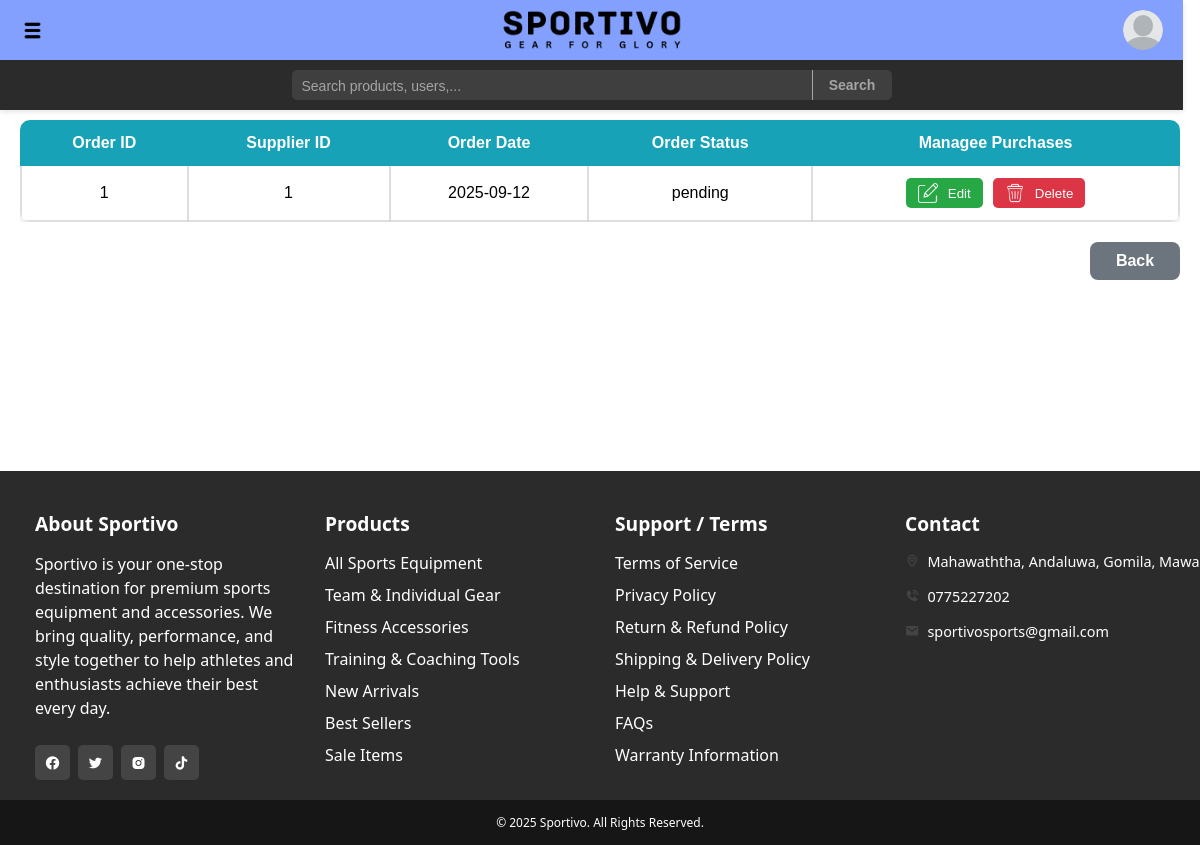
The page /purchases.php on the database its author committed.
### tables this page shows
CREATE TABLE `supplier_orders` (
  `supplier_order_id` int(11) NOT NULL,
  `supplier_id` int(11) DEFAULT NULL,
  `order_date` date DEFAULT NULL,
  `order_status` enum('pending','completed') DEFAULT 'pending'
);

### purchases.php (the view, shortened to what this page needs)
<?php
include 'adminHeader.php';
?>
<div class="purchases-container">
    <div class="table-container">
        <table>
        <thead>
            <tr>
                <th>Order ID</th>
                <th>Supplier ID</th>
                <th>Order Date</th>
                <th>Order Status</th>
                <th>Managee Purchases</th>
            </tr>
        </thead>
    <?php
        $sql="SELECT * FROM supplier_orders;";
        $result=mysqli_query($connect,$sql);
        if (mysqli_num_rows($result)>0) {
            while ($row=mysqli_fetch_assoc($result)) {
            echo"<tr>";
            echo"<td>".$row['supplier_order_id']."</td>";
            echo"<td>".$row['supplier_id']."</td>";
            echo"<td>".$row['order_date']."</td>";
            echo"<td>".$row['order_status']."</td>";
            echo "<td>
                    <div class='actions-container'>
                        <button class='edit' onclick=\"location.href='editPurchase.php?id=".$row['supplier_order_id']."'\"><img src='imgs/edit.png' class='btn-icon' alt='view-icon'>Edit</button>
                        <button class='delete' onclick=\"location.href='includes/deletePurchase.inc.php?id=".$row['supplier_order_id']."'\"><img src='imgs/trash.png' class='btn-icon' alt='view-icon'>Delete</button>
                    </div>
                </td>";
            echo"</tr>";
            }
        }
    ?>
    </table>
    </div>
    <a href="adminDashboard.php" class="btn-back">Back</a>
</div>
<?php
include 'footer.php';
?>

### css/style.css (style rules this page uses)
html, body { height: 100%; margin: 0; font-family: 'Segoe UI', Tahoma, Geneva, Verdana, sans-serif; overflow-x: hidden; }
:root { --main-color: #1e1e1e; --secondary-color: #444444; --text-color: #ffffff; }

### css/purchases.css (style rules this page uses)
.purchases-container { font-family: Arial, sans-serif; background-color: #ffffff; margin: 0; padding: 20px; }
.table-container { width: 100%; overflow-x: auto; }
table { width: 100%; border-collapse: collapse; background-color: #fff; border-radius: 10px; overflow: hidden; box-shadow: 0 4px 10px rgba(0,0,0,0.1); }
thead { background-color: #17a2b8; color: #fff; }
thead th { padding: 12px 15px; text-align: center; font-weight: 600; border: 2px solid #17a2b8; }
tbody tr { border-bottom: 1px solid #ddd; }
tbody td { padding: 12px 15px; border: 2px solid #d5d5d5c6; text-align: center; }
.actions-container { display: flex; flex-wrap: wrap; justify-content: center; align-items: center; gap: 10px; }
button { display: flex; flex-direction: row; justify-content: center; align-items: center; gap: 10px; }
.btn-icon { width: 20px; height: 20px; }
button.edit, button.delete { padding: 5px 12px; border: none; border-radius: 5px; color: #fff; font-weight: 500; cursor: pointer; transition: background 0.3s ease; }
button.edit { background-color: #28a745; }
button.delete { background-color: #dc3545; }
.btn-back { float: right; width: 50px; padding: 10px 20px; border-radius: 8px; font-weight: bold; display: flex; justify-content: center; align-items: center; cursor: pointer; text-decoration: none; transition: 0.3s; border: none; outline: none; margin: 20px 0px 20px 0px; }
.btn-back { background-color: #6c757d; color: #fff; }
@media (min-width: 1000px) { .table-container { display: flex; justify-content: center; } }

### rows shown on the page
supplier_orders: supplier_order_id "1", supplier "1", order_date "2025-09-12", order_status "pending"
